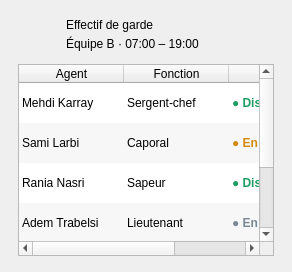
<widget class="QFrame" name="cadreEffectifDashboard"><property name="variante" stdset="0"><string notr="true">panneau</string></property><layout class="QVBoxLayout" name="layout88"><property name="spacing"><number>12</number></property><property name="leftMargin"><number>18</number></property><property name="topMargin"><number>16</number></property><property name="rightMargin"><number>18</number></property><property name="bottomMargin"><number>16</number></property><item><layout class="QHBoxLayout" name="layout87" stretch="0,1"><property name="spacing"><number>12</number></property><item><widget class="QLabel" name="tuile15"><property name="minimumSize"><size><width>36</width><height>36</height></size></property><property name="maximumSize"><size><width>36</width><height>36</height></size></property><property name="pixmap"><pixmap resource="ressources.qrc">:/images/icones/tuile_user_vert.png</pixmap></property><property name="scaledContents"><bool>true</bool></property></widget></item><item><layout class="QVBoxLayout" name="layout86"><property name="spacing"><number>1</number></property><item><widget class="QLabel" name="lbl105"><property name="text"><string>Effectif de garde</string></property><property name="variante" stdset="0"><string notr="true">titrePanneau</string></property></widget></item><item><widget class="QLabel" name="lbl106"><property name="text"><string>Équipe B · 07:00 – 19:00</string></property><property name="variante" stdset="0"><string notr="true">sousTitrePanneau</string></property><property name="wordWrap"><bool>true</bool></property></widget></item></layout></item></layout></item><item><widget class="QTableWidget" name="tblEffectifDashboard"><property name="editTriggers"><set>QAbstractItemView::NoEditTriggers</set></property><property name="alternatingRowColors"><bool>true</bool></property><property name="showGrid"><bool>false</bool></property><property name="selectionBehavior"><enum>QAbstractItemView::SelectRows</enum></property><property name="focusPolicy"><enum>Qt::NoFocus</enum></property><attribute name="horizontalHeaderStretchLastSection"><bool>true</bool></attribute><attribute name="verticalHeaderVisible"><bool>false</bool></attribute><attribute name="verticalHeaderDefaultSectionSize"><number>40</number></attribute><attribute name="horizontalHeaderDefaultSectionSize"><number>105</number></attribute><column><property name="text"><string>Agent</string></property></column><column><property name="text"><string>Fonction</string></property></column><column><property name="text"><string>Statut</string></property></column><row><property name="text"><string>1</string></property></row><row><property name="text"><string>2</string></property></row><row><property name="text"><string>3</string></property></row><row><property name="text"><string>4</string></property></row><row><property name="text"><string>5</string></property></row><item row="0" column="0"><property name="text"><string>Mehdi Karray</string></property></item><item row="0" column="1"><property name="text"><string>Sergent-chef</string></property></item><item row="0" column="2"><property name="text"><string>● Disponible</string></property><property name="font"><font><bold>true</bold></font></property><property name="foreground"><brush brushstyle="SolidPattern"><color alpha="255"><red>30</red><green>158</green><blue>99</blue></color></brush></property></item><item row="1" column="0"><property name="text"><string>Sami Larbi</string></property></item><item row="1" column="1"><property name="text"><string>Caporal</string></property></item><item row="1" column="2"><property name="text"><string>● En intervention</string></property><property name="font"><font><bold>true</bold></font></property><property name="foreground"><brush brushstyle="SolidPattern"><color alpha="255"><red>212</red><green>138</green><blue>18</blue></color></brush></property></item><item row="2" column="0"><property name="text"><string>Rania Nasri</string></property></item><item row="2" column="1"><property name="text"><string>Sapeur</string></property></item><item row="2" column="2"><property name="text"><string>● Disponible</string></property><property name="font"><font><bold>true</bold></font></property><property name="foreground"><brush brushstyle="SolidPattern"><color alpha="255"><red>30</red><green>158</green><blue>99</blue></color></brush></property></item><item row="3" column="0"><property name="text"><string>Adem Trabelsi</string></property></item><item row="3" column="1"><property name="text"><string>Lieutenant</string></property></item><item row="3" column="2"><property name="text"><string>● En repos</string></property><property name="font"><font><bold>true</bold></font></property><property name="foreground"><brush brushstyle="SolidPattern"><color alpha="255"><red>122</red><green>136</green><blue>150</blue></color></brush></property></item><item row="4" column="0"><property name="text"><string>Karim Hamdi</string></property></item><item row="4" column="1"><property name="text"><string>Chauffeur</string></property></item><item row="4" column="2"><property name="text"><string>● En intervention</string></property><property name="font"><font><bold>true</bold></font></property><property name="foreground"><brush brushstyle="SolidPattern"><color alpha="255"><red>212</red><green>138</green><blue>18</blue></color></brush></property></item></widget></item></layout></widget>
